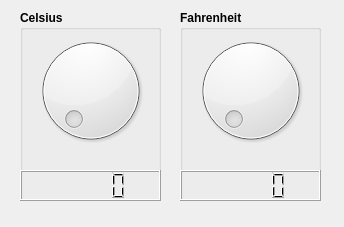
<?xml version="1.0" encoding="UTF-8"?>
<ui version="4.0">
 <class>Widget</class>
 <widget class="QWidget" name="Widget">
  <property name="geometry">
   <rect>
    <x>0</x>
    <y>0</y>
    <width>344</width>
    <height>227</height>
   </rect>
  </property>
  <property name="windowTitle">
   <string>Temperature Converter</string>
  </property>
  <widget class="QGroupBox" name="groupBox">
   <property name="geometry">
    <rect>
     <x>20</x>
     <y>10</y>
     <width>141</width>
     <height>191</height>
    </rect>
   </property>
   <property name="font">
    <font>
     <pointsize>9</pointsize>
     <weight>75</weight>
     <bold>true</bold>
    </font>
   </property>
   <property name="title">
    <string>Celsius</string>
   </property>
   <widget class="QDial" name="dialCelsius">
    <property name="geometry">
     <rect>
      <x>0</x>
      <y>20</y>
      <width>141</width>
      <height>121</height>
     </rect>
    </property>
   </widget>
   <widget class="QLCDNumber" name="LCD_Celsius">
    <property name="geometry">
     <rect>
      <x>0</x>
      <y>160</y>
      <width>141</width>
      <height>31</height>
     </rect>
    </property>
   </widget>
  </widget>
  <widget class="QGroupBox" name="groupBox_2">
   <property name="geometry">
    <rect>
     <x>180</x>
     <y>10</y>
     <width>141</width>
     <height>191</height>
    </rect>
   </property>
   <property name="font">
    <font>
     <pointsize>9</pointsize>
     <weight>75</weight>
     <bold>true</bold>
    </font>
   </property>
   <property name="title">
    <string>Fahrenheit</string>
   </property>
   <widget class="QDial" name="dialFahrenheit">
    <property name="geometry">
     <rect>
      <x>0</x>
      <y>20</y>
      <width>141</width>
      <height>121</height>
     </rect>
    </property>
   </widget>
   <widget class="QLCDNumber" name="LCD_Fahrenheit">
    <property name="geometry">
     <rect>
      <x>0</x>
      <y>160</y>
      <width>141</width>
      <height>31</height>
     </rect>
    </property>
   </widget>
  </widget>
 </widget>
 <resources/>
 <connections>
  <connection>
   <sender>dialCelsius</sender>
   <signal>valueChanged(int)</signal>
   <receiver>LCD_Celsius</receiver>
   <slot>display(int)</slot>
   <hints>
    <hint type="sourcelabel">
     <x>77</x>
     <y>125</y>
    </hint>
    <hint type="destinationlabel">
     <x>92</x>
     <y>185</y>
    </hint>
   </hints>
  </connection>
  <connection>
   <sender>dialFahrenheit</sender>
   <signal>valueChanged(int)</signal>
   <receiver>LCD_Fahrenheit</receiver>
   <slot>display(int)</slot>
   <hints>
    <hint type="sourcelabel">
     <x>227</x>
     <y>105</y>
    </hint>
    <hint type="destinationlabel">
     <x>241</x>
     <y>194</y>
    </hint>
   </hints>
  </connection>
 </connections>
</ui>
